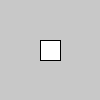
Frame 1 (no input)
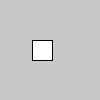
Frame 60 (the mouse pressed at the canvas centre just before this capture)
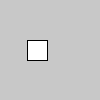
Frame 120 (the mouse held since frame 60 and released just before this capture)

The Processing sketch that drew these frames (run headless with seeded random() and noise(); from frame 60 on, the mouse is pressed at the canvas centre):

// Processing sketch: basicSin_Cos
// ── basicSin_Cos.pde
float countUp = 0;
void setup() {
  rectMode(CENTER);
}
void draw() {
  background(200);
  rect( sin(countUp) * 20 + 50, 50, 20, 20);
  countUp += .1;
}
